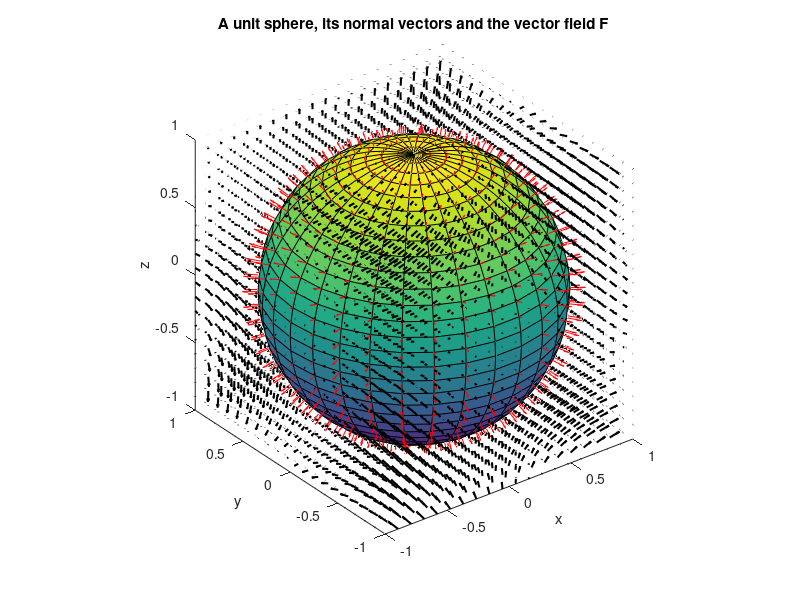

Write MATLAB code to recreate this figure.
% Visualisation of a 3D vector field and the unit sphere within it
%
% Plots a vector field F = [x*z^2, x*y, y*z] together with a unit sphere
% and its outward surface normal vectors, as a first step toward
% numerically and symbolically verifying the divergence theorem.
clear
close all
clc
%
r=1; % [m] radius of unit sphere
n_face=30; % determines number of faces on sphere
[x_s,y_s,z_s]=sphere(n_face); % generates coordinates on spherical surface
[n_x,n_y,n_z]=surfnorm(x_s,y_s,z_s); % generates surface normals
%
n_div=20;
x=linspace(-1,1,n_div);
y=linspace(-1,1,n_div);
z=linspace(-1,1,n_div);
[X,Y,Z]= meshgrid(x,y,z);
F_x= X.*(Z.^2);
F_y= X.*Y;
F_z= Y.*Z;
%
% Visualisation of system.
figure(1)
hold on
surf(x_s,y_s,z_s) % plots spherical Gaussian surface
quiver3(x_s,y_s,z_s,n_x,n_y,n_z,'Color','r') % plots surface normals 
quiver3(X,Y,Z,F_x,F_y,F_z,'LineWidth',1.5,'Color','k') % quiver plot of vector field, F
view(-37.5,30) % sets 3D viewpoint
axis equal
axis([-1,1,-1,1,-1,1])
xlabel('x')
ylabel('y')
zlabel('z')
title('A unit sphere, its normal vectors and the vector field F')
